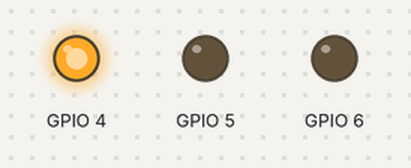
Bench run of a program on a simulated Raspberry Pi (BCM pin numbers). On the bench: output pins drawn as LEDs (lit = HIGH). At 6.0 s the program stops and its outputs stay as they are.

Above: at 0.1 s.
At 1.1 s:
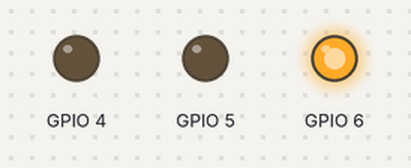
At 2.7 s:
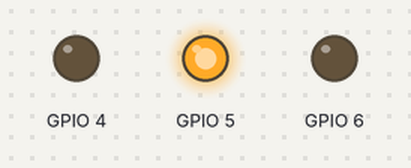
Timing chart, 0 to 3.0 s (numbered marks = the images above):
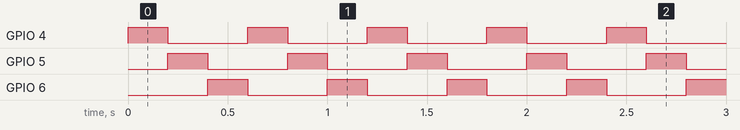

Measured:
- by itself, GPIO 4–6: alternates HIGH for 0.20 s and LOW for 0.40 s, 20 changes in all, then stays LOW

The program:

GBHmission01.py
```python
import RPi.GPIO as GPIO
import time

LEDRED = 4
LEDGREEN = 5
LEDBLUE = 6

GPIO.setmode(GPIO.BCM)
GPIO.setup(4, GPIO.OUT)
GPIO.setup(5, GPIO.OUT)
GPIO.setup(6, GPIO.OUT)

for i in range(0, 10):
    GPIO.output(4, True)
    time.sleep(0.2)
    GPIO.output(4, False)
    GPIO.output(5, True)
    time.sleep(0.2)
    GPIO.output(5, False)
    GPIO.output(6, True)
    time.sleep(0.2)
    GPIO.output(6, False)

GPIO.cleanup()
```
